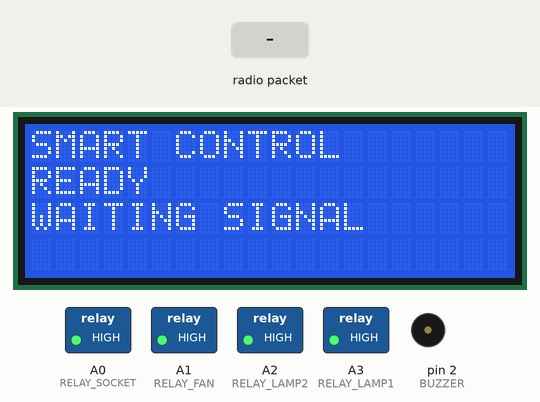
This sketch was run on a simulated Arduino Uno, built with avr-gcc and run on an emulated ATmega328P. Parts: 20×4 character LCD, switched loads named in the sketch (green lamp = pin HIGH), buzzer (waves = sounding, pin HIGH). The inputs (shaded band) are chosen by the test bench. No radio packets arrive unless stated; what the sketch prints to the serial monitor is not drawn.

Above: at 7.5 s.
7.6 s: radio packet "U ON" arrives
At 8.1 s:
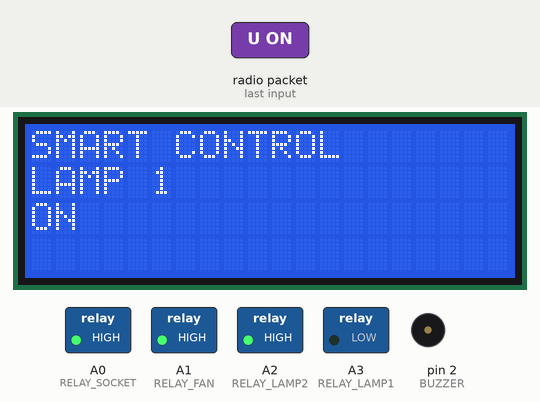
9.2 s: radio packet "L ON" arrives
At 10.4 s:
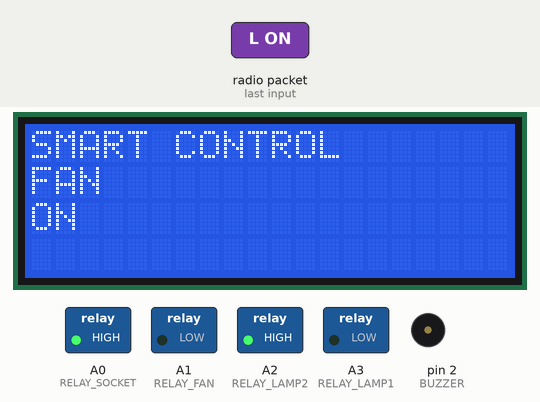
10.8 s: radio packet "U OFF" arrives
At 11.8 s:
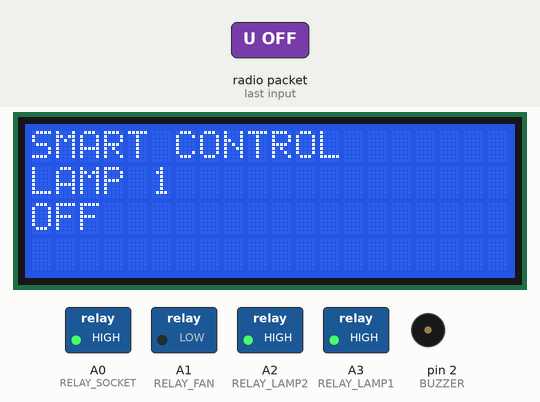
12.4 s: radio packet "R ON" arrives
At 13.0 s:
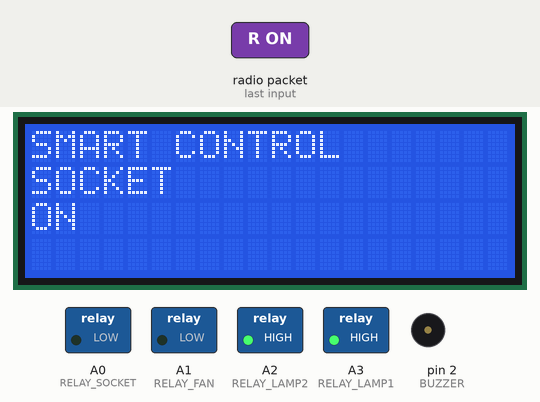
14.0 s: radio packet "L OFF" arrives
At 15.3 s:
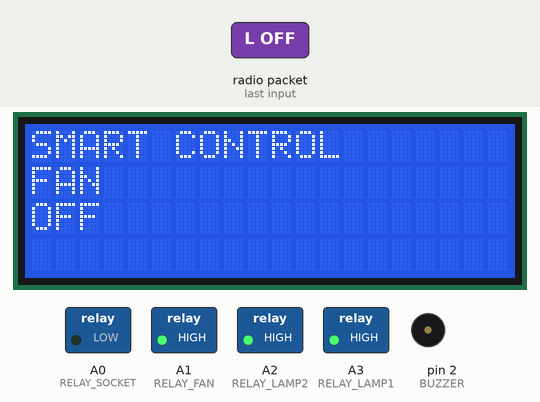
15.6 s: radio packet "R OFF" arrives
At 16.7 s:
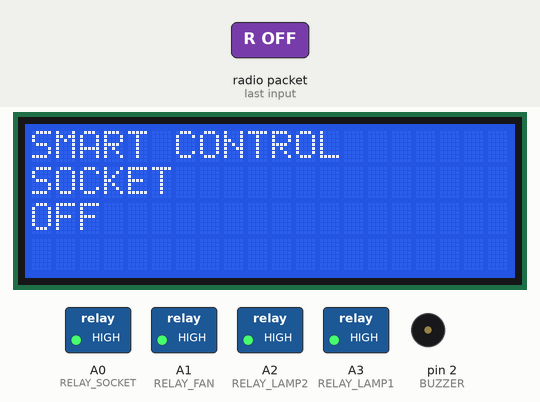
Timing chart, 0 to 18.2 s (numbered marks = the images above; inputs shaded):
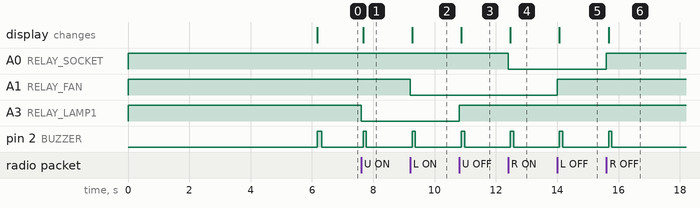

Measured:
- after the input at 7.6 s, A3 (RELAY_LAMP1): HIGH → LOW at once; pin 2 (BUZZER): LOW → HIGH after 0.08 s, → LOW 0.10 s later; the display: changes after 0.08 s (image 1)
- after the input at 9.2 s, A1 (RELAY_FAN): HIGH → LOW at once; pin 2 (BUZZER): LOW → HIGH after 0.07 s, → LOW 0.10 s later; the display: changes after 0.07 s (image 2)
- after the input at 10.8 s, A3 (RELAY_LAMP1): LOW → HIGH at once; pin 2 (BUZZER): LOW → HIGH after 0.08 s, → LOW 0.10 s later; the display: changes after 0.08 s (image 3)
- after the input at 12.4 s, A0 (RELAY_SOCKET): HIGH → LOW at once; pin 2 (BUZZER): LOW → HIGH after 0.08 s, → LOW 0.10 s later; the display: changes after 0.08 s (image 4)
- after the input at 14.0 s, A1 (RELAY_FAN): LOW → HIGH at once; pin 2 (BUZZER): LOW → HIGH after 0.07 s, → LOW 0.10 s later; the display: changes after 0.07 s (image 5)
- after the input at 15.6 s, A0 (RELAY_SOCKET): LOW → HIGH at once; pin 2 (BUZZER): LOW → HIGH after 0.08 s, → LOW 0.10 s later; the display: changes after 0.08 s (image 6)

The sketch:

receiver.ino
```cpp
#include <Wire.h>
#include <SPI.h>
#include <RF24.h>
#include <nRF24L01.h>
#include <LiquidCrystal_I2C.h>

// ---------------- NRF Configuration ----------------
RF24 radio(9, 10);  // CE, CSN
const byte address[10] = "ADDRESS01";

// ---------------- LCD ----------------
LiquidCrystal_I2C lcd(0x27, 20, 4);

// ---------------- PINS ----------------
// Relays
#define RELAY_SOCKET A0
#define RELAY_FAN A1
#define RELAY_LAMP2 A2
#define RELAY_LAMP1 A3

// Buzzer
#define BUZZER 2

// ---------------- STATES ----------------
bool sSocket = false;
bool sFan = false;
bool sLamp2 = false;
bool sLamp1 = false;

// ---------------- HELPERS ----------------
void beep() {
  digitalWrite(BUZZER, HIGH);
  delay(100);  // Quick beep
  digitalWrite(BUZZER, LOW);
}

void applyOutputs() {
  // Active-LOW Relays: true = LOW (ON), false = HIGH (OFF)
  digitalWrite(RELAY_SOCKET, !sSocket);
  digitalWrite(RELAY_FAN, !sFan);
  digitalWrite(RELAY_LAMP2, !sLamp2);
  digitalWrite(RELAY_LAMP1, !sLamp1);
}

void updateLCD(const char* line1, const char* line2) {
  lcd.clear();
  lcd.setCursor(0, 0);
  lcd.print("SMART CONTROL");
  lcd.setCursor(0, 1);
  lcd.print(line1);
  lcd.setCursor(0, 2);
  lcd.print(line2);
}

// ---------------- SETUP ----------------
void setup() {
  Serial.begin(115200);

  pinMode(RELAY_SOCKET, OUTPUT);
  pinMode(RELAY_FAN, OUTPUT);
  pinMode(RELAY_LAMP2, OUTPUT);
  pinMode(RELAY_LAMP1, OUTPUT);
  pinMode(BUZZER, OUTPUT);

  // Set initial states (All OFF)
  applyOutputs();

  // LCD init
  lcd.init();
  lcd.backlight();

  // --- SPLASH SCREEN: NAME & MATRIC NUMBER ---
  lcd.clear();
  lcd.setCursor(0, 0);
  lcd.print("Name: GBENGA-IDOWU");
  lcd.setCursor(0, 1);
  lcd.print("Afeoluwa");
  lcd.setCursor(0, 2);
  lcd.print("Matric:");
  lcd.setCursor(0, 3);
  lcd.print("21ck029291");

  // 6 Second Delay to allow reading
  delay(6000);

  // NRF init (Reverted to the proven working configuration)
  lcd.clear();
  lcd.setCursor(0, 0);
  lcd.print("INITIALIZING...");

  radio.begin();
  radio.openReadingPipe(0, address);
  radio.setPALevel(RF24_PA_MIN);
  radio.startListening();

  updateLCD("READY", "WAITING SIGNAL");
  Serial.println("=== RECEIVER READY ===");

  // Startup beep
  digitalWrite(BUZZER, HIGH);
  delay(150);
  digitalWrite(BUZZER, LOW);
}

// ---------------- LOOP ----------------
void loop() {
  // Back to the working IF statement
  if (radio.available()) {

    // Create a 10-character array initialized to zeros
    char payload[10] = {0};

    radio.read(&payload, sizeof(payload));

    // Convert to Arduino String for easy comparisons
    String cmdStr(payload);
    cmdStr.trim(); // Remove any accidental spaces or hidden characters

    Serial.print("RX Command: ");
    Serial.println(cmdStr);

    const char* line1 = "";
    const char* line2 = "";
    bool validCommand = true;

    // Process explicit commands
    if (cmdStr == "U ON") {
      sLamp1 = true; line1 = "LAMP 1"; line2 = "ON";
    } else if (cmdStr == "U OFF") {
      sLamp1 = false; line1 = "LAMP 1"; line2 = "OFF";
    } else if (cmdStr == "D ON") {
      sLamp2 = true; line1 = "LAMP 2"; line2 = "ON";
    } else if (cmdStr == "D OFF") {
      sLamp2 = false; line1 = "LAMP 2"; line2 = "OFF";
    } else if (cmdStr == "L ON") {
      sFan = true; line1 = "FAN"; line2 = "ON";
    } else if (cmdStr == "L OFF") {
      sFan = false; line1 = "FAN"; line2 = "OFF";
    } else if (cmdStr == "R ON") {
      sSocket = true; line1 = "SOCKET"; line2 = "ON";
    } else if (cmdStr == "R OFF") {
      sSocket = false; line1 = "SOCKET"; line2 = "OFF";
    } else if (cmdStr == "ALL ON") {
      sLamp1 = sLamp2 = sFan = sSocket = true; line1 = "ALL DEVICES"; line2 = "ON";
    } else if (cmdStr == "ALL OFF") {
      sLamp1 = sLamp2 = sFan = sSocket = false; line1 = "ALL DEVICES"; line2 = "OFF";
    } else {
      validCommand = false; // Ignore unknown commands
    }

    if (validCommand) {
      applyOutputs();
      delay(50); // Tiny pause to let the relay power stabilize before beeping
      updateLCD(line1, line2);
      beep();
    }
  }
}

// #include <Wire.h>
// #include <SPI.h>
// #include <RF24.h>
// #include <nRF24L01.h>
// #include <LiquidCrystal_I2C.h>

// // ---------------- NRF Configuration ----------------
// RF24 radio(9, 10);  // CE, CSN
// const byte address[10] = "ADDRESS01";

// // ---------------- LCD ----------------
// LiquidCrystal_I2C lcd(0x27, 20, 4);

// // ---------------- PINS ----------------
// // Relays
// #define RELAY_SOCKET A0
// #define RELAY_FAN A1
// #define RELAY_LAMP2 A2
// #define RELAY_LAMP1 A3

// // Buzzer
// #define BUZZER 2

// // ---------------- STATES ----------------
// bool sSocket = false;
// bool sFan = false;
// bool sLamp2 = false;
// bool sLamp1 = false;

// // ---------------- HELPERS ----------------
// void beep() {
//   digitalWrite(BUZZER, HIGH);
//   delay(100);  // Quick beep
//   digitalWrite(BUZZER, LOW);
// }

// void applyOutputs() {
//   // Active-LOW Relays: true = LOW (ON), false = HIGH (OFF)
//   digitalWrite(RELAY_SOCKET, !sSocket);
//   digitalWrite(RELAY_FAN, !sFan);
//   digitalWrite(RELAY_LAMP2, !sLamp2);
//   digitalWrite(RELAY_LAMP1, !sLamp1);
// }

// void updateLCD(const char* line1, const char* line2) {
//   lcd.clear();
//   lcd.setCursor(0, 0);
//   lcd.print("SMART CONTROL");
//   lcd.setCursor(0, 1);
//   lcd.print(line1);
//   lcd.setCursor(0, 2);
//   lcd.print(line2);
// }

// // ---------------- SETUP ----------------
// void setup() {
//   Serial.begin(115200);

//   pinMode(RELAY_SOCKET, OUTPUT);
//   pinMode(RELAY_FAN, OUTPUT);
//   pinMode(RELAY_LAMP2, OUTPUT);
//   pinMode(RELAY_LAMP1, OUTPUT);
//   pinMode(BUZZER, OUTPUT);

//   // Set initial states (All OFF)
//   applyOutputs();

//   // LCD init
//   lcd.init();
//   lcd.backlight();
//   updateLCD("INITIALIZING", "PLEASE WAIT");

//   // NRF init
//   radio.begin();
//   radio.openReadingPipe(0, address);
//   radio.setPALevel(RF24_PA_MIN);
//   radio.startListening();

//   updateLCD("READY", "WAITING SIGNAL");
//   Serial.println("=== RECEIVER READY ===");

//   // Startup beep
//   digitalWrite(BUZZER, HIGH);
//   delay(150);
//   digitalWrite(BUZZER, LOW);
// }

// // ---------------- LOOP ----------------
// void loop() {
//   if (radio.available()) {

//     // Create a 10-character array to hold the incoming string (e.g., "U ON")
//     char payload[10] = { 0 };

//     radio.read(&payload, sizeof(payload));

//     // Convert to Arduino String for easy comparisons
//     String cmdStr(payload);
//     cmdStr.trim();  // Remove any accidental spaces or hidden characters

//     Serial.print("RX Command: ");
//     Serial.println(cmdStr);

//     const char* line1 = "";
//     const char* line2 = "";
//     bool validCommand = true;

//     // Process explicit explicit commands
//     if (cmdStr == "U ON") {
//       sLamp1 = true;
//       line1 = "LAMP 1";
//       line2 = "ON";
//     } else if (cmdStr == "U OFF") {
//       sLamp1 = false;
//       line1 = "LAMP 1";
//       line2 = "OFF";
//     } else if (cmdStr == "D ON") {
//       sLamp2 = true;
//       line1 = "LAMP 2";
//       line2 = "ON";
//     } else if (cmdStr == "D OFF") {
//       sLamp2 = false;
//       line1 = "LAMP 2";
//       line2 = "OFF";
//     } else if (cmdStr == "L ON") {
//       sFan = true;
//       line1 = "FAN";
//       line2 = "ON";
//     } else if (cmdStr == "L OFF") {
//       sFan = false;
//       line1 = "FAN";
//       line2 = "OFF";
//     } else if (cmdStr == "R ON") {
//       sSocket = true;
//       line1 = "SOCKET";
//       line2 = "ON";
//     } else if (cmdStr == "R OFF") {
//       sSocket = false;
//       line1 = "SOCKET";
//       line2 = "OFF";
//     } else if (cmdStr == "ALL ON") {
//       sLamp1 = sLamp2 = sFan = sSocket = true;
//       line1 = "ALL DEVICES";
//       line2 = "ON";
//     } else if (cmdStr == "ALL OFF") {
//       sLamp1 = sLamp2 = sFan = sSocket = false;
//       line1 = "ALL DEVICES";
//       line2 = "OFF";
//     } else {
//       validCommand = false;  // Ignore unknown commands
//     }

//     if (validCommand) {
//       applyOutputs();
//       updateLCD(line1, line2);
//       beep();
//     }
//   }
// }
```
